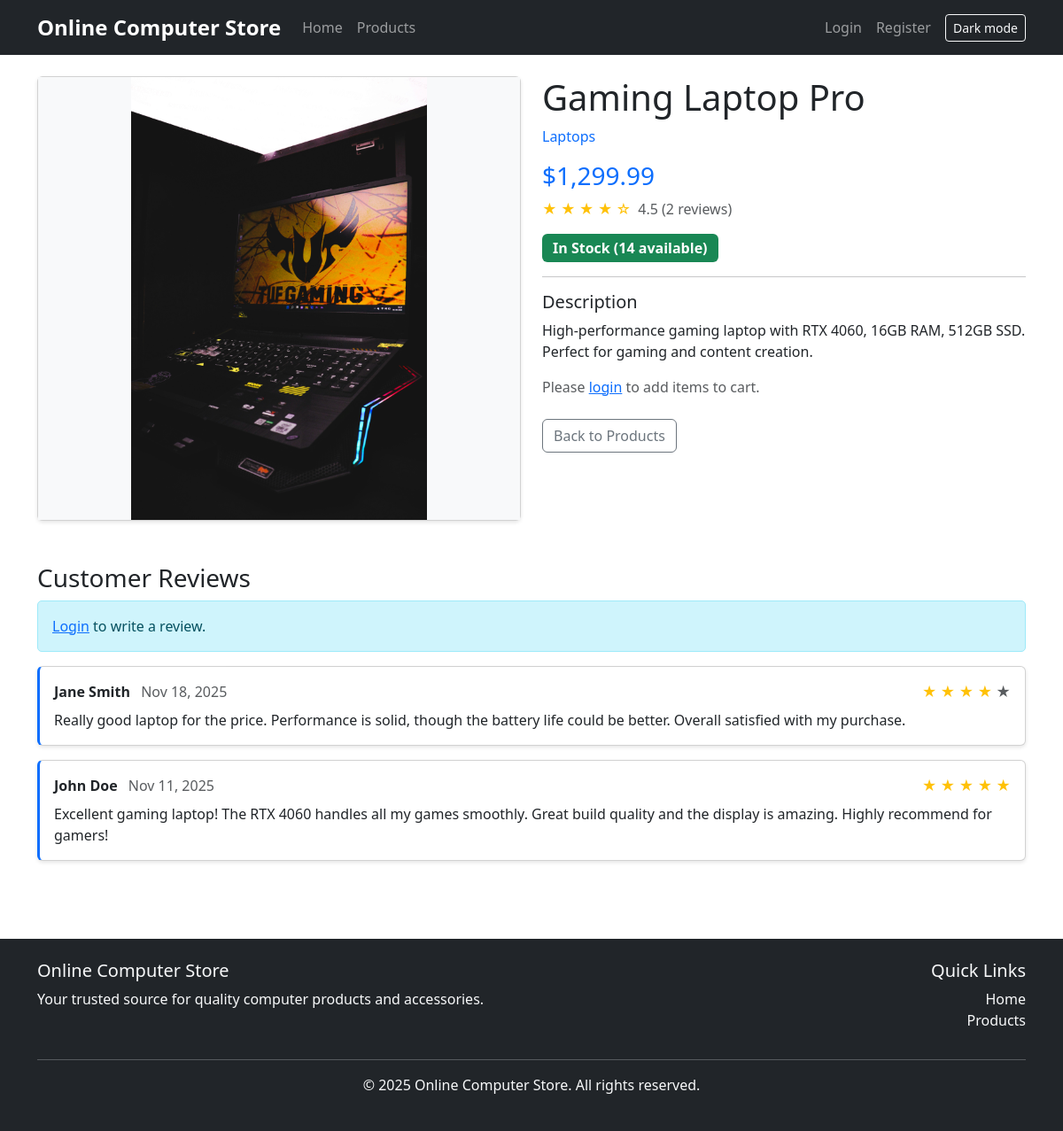
Screenshot of /product-details.php?id=1 with the database file from the repository.
### tables this page shows
CREATE TABLE `products` (
  `id` int(11) NOT NULL,
  `name` varchar(200) NOT NULL,
  `description` text DEFAULT NULL,
  `price` decimal(10,2) NOT NULL,
  `stock` int(11) NOT NULL DEFAULT 0,
  `category_id` int(11) DEFAULT NULL,
  `image` varchar(255) DEFAULT NULL,
  `created_at` timestamp NOT NULL DEFAULT current_timestamp(),
  `updated_at` timestamp NOT NULL DEFAULT current_timestamp() ON UPDATE current_timestamp()
);

CREATE TABLE `categories` (
  `id` int(11) NOT NULL,
  `name` varchar(100) NOT NULL,
  `description` text DEFAULT NULL,
  `created_at` timestamp NOT NULL DEFAULT current_timestamp()
);

CREATE TABLE `reviews` (
  `id` int(11) NOT NULL,
  `product_id` int(11) NOT NULL,
  `user_id` int(11) NOT NULL,
  `rating` int(11) NOT NULL CHECK (`rating` >= 1 and `rating` <= 5),
  `comment` text DEFAULT NULL,
  `created_at` timestamp NOT NULL DEFAULT current_timestamp()
);

CREATE TABLE `users` (
  `id` int(11) NOT NULL,
  `username` varchar(50) NOT NULL,
  `email` varchar(100) NOT NULL,
  `password` varchar(255) NOT NULL,
  `full_name` varchar(100) NOT NULL,
  `address` text DEFAULT NULL,
  `phone` varchar(20) DEFAULT NULL,
  `role` enum('user','admin') DEFAULT 'user',
  `created_at` timestamp NOT NULL DEFAULT current_timestamp()
);

### includes/config.php (called while the page is built, shortened)
<?php
function isLoggedIn() {
    return isset($_SESSION['user_id']);
}
function isAdmin() {
    return isset($_SESSION['user_role']) && $_SESSION['user_role'] === 'admin';
}
function formatPrice($price) {
    return '$' . number_format($price, 2);
}
function h($string) {
    return htmlspecialchars($string, ENT_QUOTES, 'UTF-8');
}

### includes/image-upload.php (called while the page is built, shortened)
<?php
require_once 'config.php';
function getImageUrl($imagePath) {
    return SITE_URL . '/assets/images/products/' . ltrim($imagePath, '/');
}

### product-details.php (the view, shortened to what this page needs)
<?php
require_once 'includes/config.php';
require_once 'includes/image-upload.php';
$pdo = getDB();
$product_id = intval($_GET['id'] ?? 0);
$stmt = $pdo->prepare("SELECT p.*, c.name as category_name, c.id as category_id FROM products p
                       LEFT JOIN categories c ON p.category_id = c.id
                       WHERE p.id = ?");
$stmt->execute([$product_id]);
$product = $stmt->fetch();
$stmt = $pdo->prepare("SELECT r.*, u.username, u.full_name FROM reviews r
                       INNER JOIN users u ON r.user_id = u.id
                       WHERE r.product_id = ?
                       ORDER BY r.created_at DESC");
$stmt->execute([$product_id]);
$reviews = $stmt->fetchAll();
$stmt = $pdo->prepare("SELECT AVG(rating) as avg_rating, COUNT(*) as review_count FROM reviews WHERE product_id = ?");
$stmt->execute([$product_id]);
$ratingData = $stmt->fetch();
$avgRating = $ratingData['avg_rating'] ? round($ratingData['avg_rating'], 1) : 0;
$reviewCount = $ratingData['review_count'] ?? 0;
$userReview = null;
include 'includes/header.php';
?>
<div class="row">
    <div class="col-md-6">
        <div class="card">
            <div class="card-body p-0">
                <?php if (!empty($product['image'])): ?>
                <img src="<?php echo getImageUrl($product['image']); ?>"
                     alt="<?php echo h($product['name']); ?>"
                     class="img-fluid w-100"
                     style="max-height: 500px; object-fit: contain; background: #f8f9fa;">
                <?php endif; ?>
            </div>
        </div>
    </div>
    <div class="col-md-6">
        <h1><?php echo h($product['name']); ?></h1>
        <p class="text-muted">
            <a href="products.php?category=<?php echo $product['category_id']; ?>" class="text-decoration-none">
                <?php echo h($product['category_name'] ?? 'Uncategorized'); ?>
            </a>
        </p>
        <h3 class="text-primary"><?php echo formatPrice($product['price']); ?></h3>
        <?php if ($reviewCount > 0): ?>
        <div class="mt-2 mb-3">
            <div class="d-flex align-items-center">
                <div class="me-2">
                    <?php for ($i = 1; $i <= 5; $i++): ?>
                        <?php if ($i <= floor($avgRating)): ?>
                            <span class="text-warning">★</span>
                        <?php elseif ($i - 0.5 <= $avgRating): ?>
                            <span class="text-warning">☆</span>
                        <?php else: ?>
                            <span class="text-muted">★</span>
                        <?php endif; ?>
                    <?php endfor; ?>
                </div>
                <span class="text-muted"><?php echo $avgRating; ?> (<?php echo $reviewCount; ?> <?php echo $reviewCount == 1 ? 'review' : 'reviews'; ?>)</span>
            </div>
        </div>
        <?php else: ?>
        <div class="mt-2 mb-3">
            <span class="text-muted">No reviews yet</span>
        </div>
        <?php endif; ?>
        <p class="mt-3">
            <span class="badge bg-<?php echo $product['stock'] > 0 ? 'success' : 'danger'; ?> fs-6">
                <?php echo $product['stock'] > 0 ? 'In Stock (' . $product['stock'] . ' available)' : 'Out of Stock'; ?>
            </span>
        </p>
        <hr>
        <h5>Description</h5>
        <p><?php echo nl2br(h($product['description'] ?: 'No description available.')); ?></p>
        <?php if ($product['stock'] > 0 && isLoggedIn()): ?>
        <form method="POST" action="add-to-cart.php" class="mt-4">
            <input type="hidden" name="product_id" value="<?php echo $product['id']; ?>">
            <div class="row">
                <div class="col-md-4">
                    <label for="quantity" class="form-label">Quantity</label>
                    <input type="number" class="form-control" id="quantity" name="quantity" value="1" min="1" max="<?php echo $product['stock']; ?>" required>
                </div>
            </div>
            <button type="submit" class="btn btn-primary btn-lg mt-3">Add to Cart</button>
        </form>
        <?php elseif ($product['stock'] <= 0): ?>
        <button class="btn btn-secondary btn-lg mt-3" disabled>Out of Stock</button>
        <?php else: ?>
        <p class="text-muted mt-3">Please <a href="login.php">login</a> to add items to cart.</p>
        <?php endif; ?>
        <div class="mt-4">
            <a href="products.php" class="btn btn-outline-secondary">Back to Products</a>
        </div>
    </div>
</div>
<div class="row mt-5">
    <div class="col-12">
        <h3>Customer Reviews</h3>
        <?php if (isLoggedIn()): ?>
        <div class="card mb-4">
            <div class="card-header">
                <h5><?php echo $userReview ? 'Update Your Review' : 'Write a Review'; ?></h5>
            </div>
            <div class="card-body">
                <form method="POST" action="submit-review.php">
                    <input type="hidden" name="product_id" value="<?php echo $product['id']; ?>">
                    <div class="mb-3">
                        <label class="form-label">Rating *</label>
                        <div class="rating-input">
                            <?php for ($i = 5; $i >= 1; $i--): ?>
                            <input type="radio" name="rating" id="rating<?php echo $i; ?>" value="<?php echo $i; ?>"
                                   <?php echo ($userReview && $userReview['rating'] == $i) ? 'checked' : ''; ?> required>
                            <label for="rating<?php echo $i; ?>" class="star-label">★</label>
                            <?php endfor; ?>
                        </div>
                    </div>
                    <div class="mb-3">
                        <label for="comment" class="form-label">Your Review</label>
                        <textarea class="form-control" id="comment" name="comment" rows="4"
                                  placeholder="Share your experience with this product..."><?php echo $userReview ? h($userReview['comment']) : ''; ?></textarea>
                    </div>
                    <button type="submit" class="btn btn-primary"><?php echo $userReview ? 'Update Review' : 'Submit Review'; ?></button>
                </form>
            </div>
        </div>
        <?php else: ?>
        <div class="alert alert-info">
            <a href="login.php">Login</a> to write a review.
        </div>
        <?php endif; ?>
        <?php if (empty($reviews)): ?>
        <div class="alert alert-info">
            <p>No reviews yet. Be the first to review this product!</p>
        </div>
        <?php else: ?>
        <div class="reviews-list">
            <?php foreach ($reviews as $review): ?>
            <div class="card mb-3">
                <div class="card-body">
                    <div class="d-flex justify-content-between align-items-start mb-2">
                        <div>
                            <strong><?php echo h($review['full_name'] ?: $review['username']); ?></strong>
                            <span class="text-muted ms-2"><?php echo date('M d, Y', strtotime($review['created_at'])); ?></span>
                        </div>
                        <div>
                            <?php for ($i = 1; $i <= 5; $i++): ?>
                                <span class="<?php echo $i <= $review['rating'] ? 'text-warning' : 'text-muted'; ?>">★</span>
                            <?php endfor; ?>
                        </div>
                    </div>
                    <?php if (!empty($review['comment'])): ?>
                    <p class="mb-0"><?php echo nl2br(h($review['comment'])); ?></p>
                    <?php endif; ?>
                </div>
            </div>
            <?php endforeach; ?>
        </div>
        <?php endif; ?>
    </div>
</div>
<?php include 'includes/footer.php'; ?>

### includes/header.php (shortened to what this page needs)
<!DOCTYPE html>
<html lang="en" data-bs-theme="light">
<head>
    <link href="https://cdn.jsdelivr.net/npm/bootstrap@5.3.0/dist/css/bootstrap.min.css" rel="stylesheet">
    <link rel="stylesheet" href="<?php echo SITE_URL; ?>/assets/css/style.css">
</head>
<body>
<nav class="navbar navbar-expand-lg navbar-dark bg-dark">
    <div class="container">
        <a class="navbar-brand" href="<?php echo SITE_URL; ?>/index.php">
            <?php echo SITE_NAME; ?>
        </a>
        <div class="collapse navbar-collapse" id="navbarNav">
            <ul class="navbar-nav me-auto">
                <?php if (isAdmin()): ?>
                    <li class="nav-item">
                        <a class="nav-link" href="<?php echo SITE_URL; ?>/admin/dashboard.php">Dashboard</a>
                    </li>
                    <li class="nav-item">
                        <a class="nav-link" href="<?php echo SITE_URL; ?>/admin/products.php">Products</a>
                    </li>
                    <li class="nav-item">
                        <a class="nav-link" href="<?php echo SITE_URL; ?>/admin/view-orders.php">Orders</a>
                    </li>
                    <li class="nav-item">
                        <a class="nav-link" href="<?php echo SITE_URL; ?>/admin/view-reviews.php">Reviews</a>
                    </li>
                <?php else: ?>
                    <li class="nav-item">
                        <a class="nav-link" href="<?php echo SITE_URL; ?>/index.php">Home</a>
                    </li>
                    <li class="nav-item">
                        <a class="nav-link" href="<?php echo SITE_URL; ?>/products.php">Products</a>
                    </li>
                <?php endif; ?>
            </ul>
            <ul class="navbar-nav align-items-center">
                <?php if (isLoggedIn()): ?>
                    <li class="nav-item dropdown me-2">
                        <a class="nav-link dropdown-toggle" href="#" id="navbarDropdown"
                           role="button" data-bs-toggle="dropdown">
                            <?php echo h($_SESSION['username']); ?>
                        </a>
                        <ul class="dropdown-menu dropdown-menu-end">
                            <?php if (!isAdmin()): ?>
                                <li>
                                    <a class="dropdown-item" href="<?php echo SITE_URL; ?>/order-history.php">
                                        My Orders
                                    </a>
                                </li>
                            <?php endif; ?>
                            <?php if (isAdmin()): ?>
                                <li><hr class="dropdown-divider"></li>
                                <li>
                                    <a class="dropdown-item" href="<?php echo SITE_URL; ?>/admin/dashboard.php">
                                        Admin Panel
                                    </a>
                                </li>
                            <?php endif; ?>
                            <li><hr class="dropdown-divider"></li>
                            <li>
                                <a class="dropdown-item" href="<?php echo SITE_URL; ?>/logout.php">
                                    Logout
                                </a>
                            </li>
                        </ul>
                    </li>
                <?php else: ?>
                    <li class="nav-item">
                        <a class="nav-link" href="<?php echo SITE_URL; ?>/login.php">Login</a>
                    </li>
                    <li class="nav-item me-2">
                        <a class="nav-link" href="<?php echo SITE_URL; ?>/register.php">Register</a>
                    </li>
                <?php endif; ?>
                <li class="nav-item">
                    <button id="themeToggle" class="btn btn-outline-light btn-sm" type="button">
                    </button>
                </li>
            </ul>
        </div>
    </div>
</nav>
<main class="container my-4">

### includes/footer.php (shortened to what this page needs)
    </main>
    <footer class="bg-dark text-light py-4 mt-5">
        <div class="container">
            <div class="row">
                <div class="col-md-6">
                    <h5><?php echo SITE_NAME; ?></h5>
                    <p>Your trusted source for quality computer products and accessories.</p>
                </div>
                <div class="col-md-6 text-md-end">
                    <h5>Quick Links</h5>
                    <ul class="list-unstyled">
                        <li><a href="<?php echo SITE_URL; ?>/index.php" class="text-light">Home</a></li>
                        <li><a href="<?php echo SITE_URL; ?>/products.php" class="text-light">Products</a></li>
                    </ul>
                </div>
            </div>
            <hr class="bg-light">
            <div class="text-center">
                <p>&copy; <?php echo date('Y'); ?> <?php echo SITE_NAME; ?>. All rights reserved.</p>
            </div>
        </div>
    </footer>
</body>
</html>

### assets/css/style.css (style rules this page uses)
body { min-height: 100vh; display: flex; flex-direction: column; background-color: var(--bs-body-bg); color: var(--bs-body-color); }
main { flex: 1; }
.card { background-color: var(--bs-card-bg); color: var(--bs-body-color); box-shadow: 0 2px 4px rgba(0,0,0,0.1); transition: transform 0.2s, box-shadow 0.2s; }
footer { margin-top: auto; }
footer a { text-decoration: none; }
.badge { font-size: 0.9em; padding: 0.5em 0.75em; }
.btn { transition: all 0.2s; }
.alert { border-radius: 5px; }
.navbar-brand { font-weight: bold; font-size: 1.5rem; }
.reviews-list .card { border-left: 3px solid #0d6efd; }

### rows the page displays
products: image (picture), name "Gaming Laptop Pro", category.name "Laptops", price "$1,299.99", stock "14", description "High-performance gaming laptop with RTX 4060, 16GB RAM, 512GB SSD. Perfect for gaming and content creation."
reviews: user.full_name "Jane Smith", created_at "Nov 18, 2025", comment "Really good laptop for the price. Performance is solid, though the battery life could be better. Overall satisfied with my purchase."
reviews: user.full_name "John Doe", created_at "Nov 11, 2025", comment "Excellent gaming laptop! The RTX 4060 handles all my games smoothly. Great build quality and the display is amazing. Highly recommend for gamers!"

### other values shown
SITE_NAME "Online Computer Store"
$avgRating "4.5"
$reviewCount "2"
